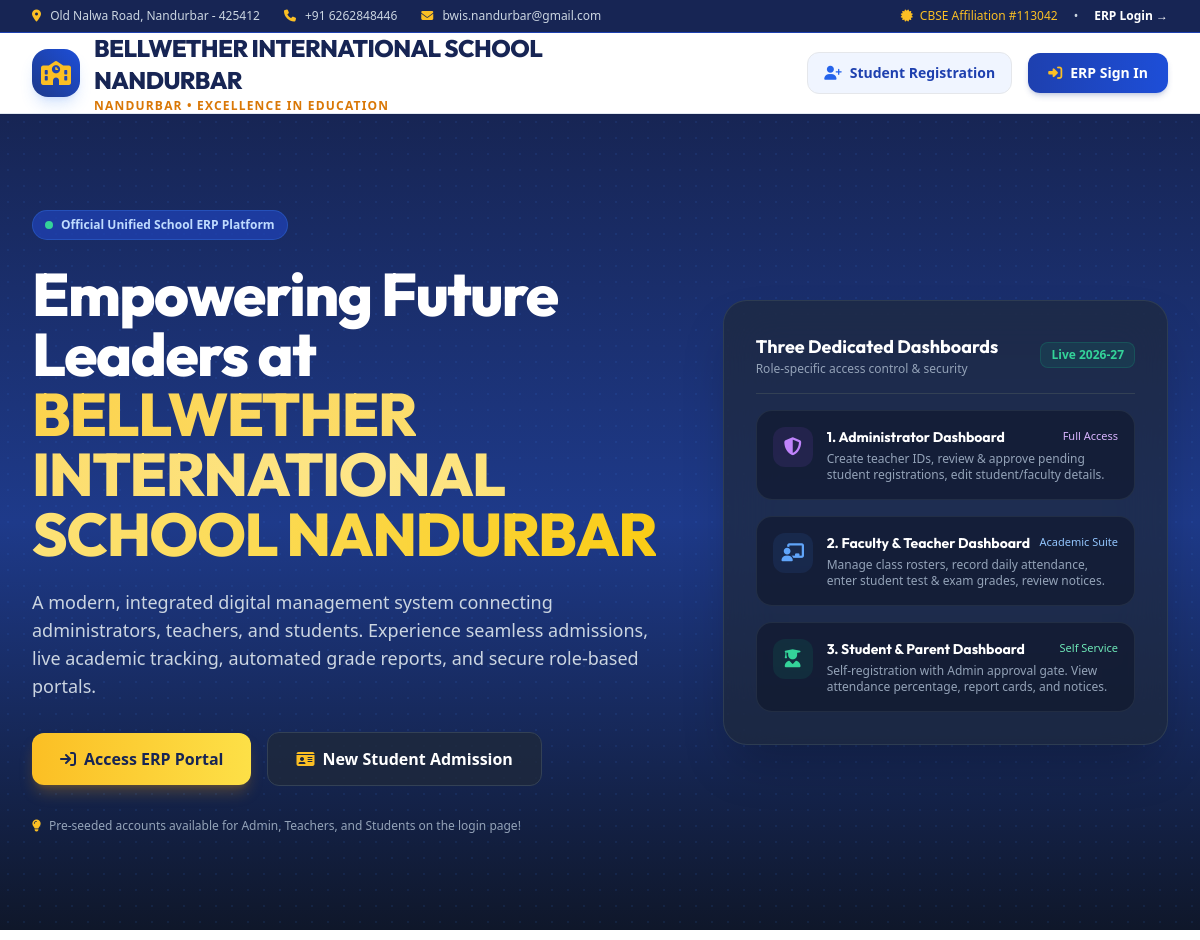
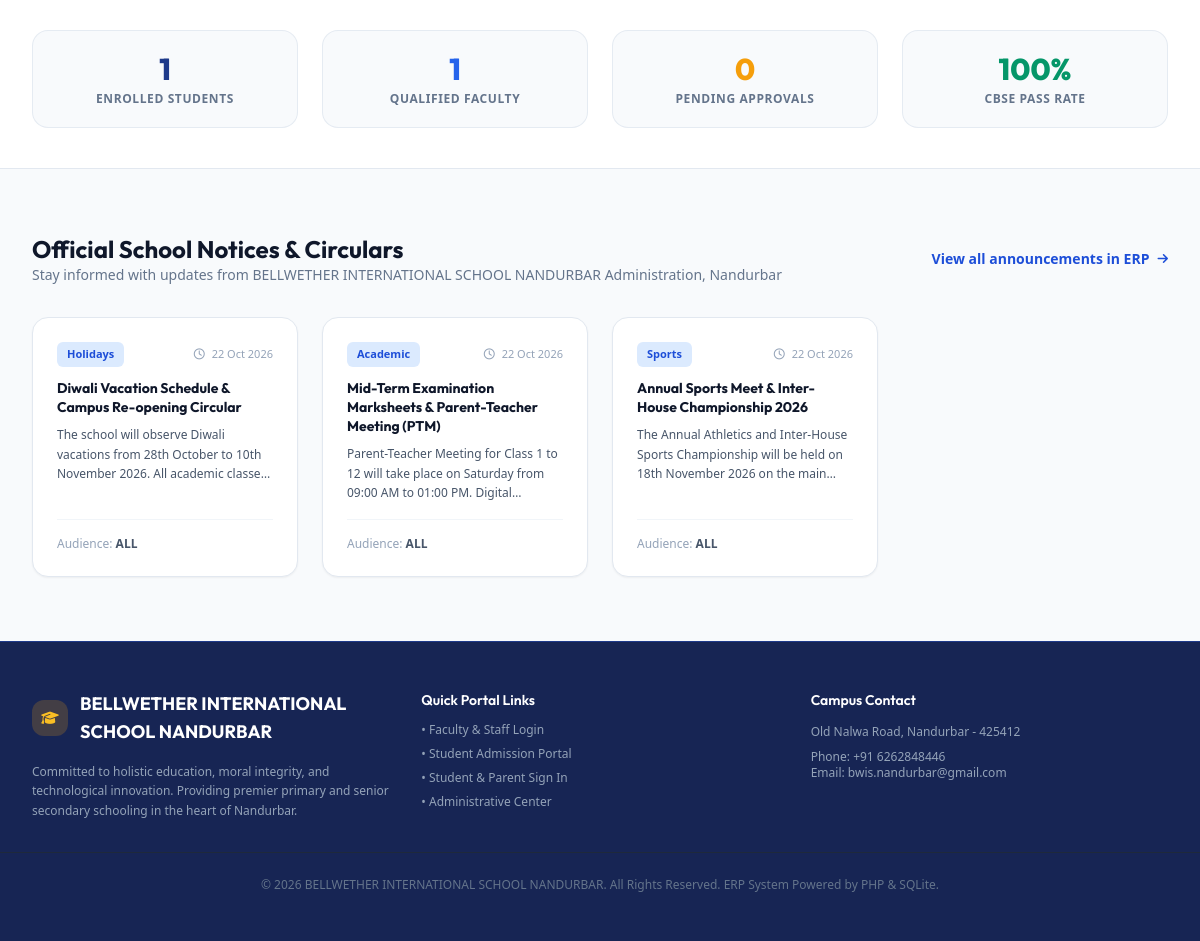
The page / on the database its author committed (2 pictures, top to bottom).
### tables this page shows
CREATE TABLE settings (
            key TEXT PRIMARY KEY,
            value TEXT
        );

CREATE TABLE notices (
            id INTEGER PRIMARY KEY AUTOINCREMENT,
            title TEXT NOT NULL,
            content TEXT NOT NULL,
            audience TEXT CHECK(audience IN ('all', 'teachers', 'students')) DEFAULT 'all',
            category TEXT DEFAULT 'Circular',
            posted_by INTEGER,
            created_at DATETIME DEFAULT CURRENT_TIMESTAMP
        );

### index.php (the view, shortened to what the rows shown need)
<?php
require_once __DIR__ . '/includes/auth.php';
$notices = $pdo->query("SELECT * FROM notices WHERE audience IN ('all', 'students') ORDER BY id DESC LIMIT 4")->fetchAll();
$school_name = get_setting($pdo, 'school_name', 'BELLWETHER INTERNATIONAL SCHOOL NANDURBAR');
$school_city = get_setting($pdo, 'school_city', 'Nandurbar');
$school_phone = get_setting($pdo, 'school_phone', '+91 6262848446');
$school_email = get_setting($pdo, 'school_email', 'bwis.nandurbar@gmail.com');
$school_address = get_setting($pdo, 'school_address', 'Old Nalwa Road, Nandurbar - 425412');
$school_affiliation = get_setting($pdo, 'school_affiliation', 'CBSE Affiliation No: 113042');
?>
<!DOCTYPE html>
<html lang="en">
<head>
    <script src="https://cdn.tailwindcss.com"></script>
    <link rel="stylesheet" href="https://cdnjs.cloudflare.com/ajax/libs/font-awesome/6.5.1/css/all.min.css">
    <link rel="stylesheet" href="/assets/css/custom.css">
</head>
<body class="bg-slate-50 text-slate-800 antialiased min-h-screen flex flex-col font-sans">
    <div class="bg-navy-950 text-slate-300 text-xs py-2 px-4 sm:px-8 border-b border-navy-800">
        <div class="max-w-7xl mx-auto flex flex-col sm:flex-row justify-between items-center gap-2">
            <div class="flex items-center flex-wrap justify-center sm:justify-start gap-x-6 gap-y-1">
                <span><i class="fa-solid fa-location-dot text-amber-400 mr-1.5"></i> <?= htmlspecialchars($school_address) ?></span>
                <span class="hidden md:inline"><i class="fa-solid fa-phone text-amber-400 mr-1.5"></i> <?= htmlspecialchars($school_phone) ?></span>
                <span class="hidden lg:inline"><i class="fa-solid fa-envelope text-amber-400 mr-1.5"></i> <?= htmlspecialchars($school_email) ?></span>
            </div>
            <div class="flex items-center space-x-4 shrink-0">
                <span class="text-amber-400 font-medium"><i class="fa-solid fa-certificate mr-1"></i> <?= htmlspecialchars($school_affiliation) ?></span>
                <span>&bull;</span>
                <a href="/login.php" class="text-white hover:text-amber-300 font-semibold transition">ERP Login &rarr;</a>
            </div>
        </div>
    </div>
    <nav class="bg-white/90 backdrop-blur-md sticky top-0 z-50 border-b border-slate-200 shadow-sm">
        <div class="max-w-7xl mx-auto px-4 sm:px-6 lg:px-8">
            <div class="flex items-center justify-between h-20">
                <a href="/" class="flex items-center space-x-3.5 min-w-0 pr-2">
                    <div class="min-w-0">
                        <span class="text-base sm:text-xl lg:text-2xl font-extrabold tracking-tight text-navy-950 font-['Outfit'] block leading-tight break-words max-w-[170px] xs:max-w-[240px] sm:max-w-md lg:max-w-xl" title="<?= htmlspecialchars($school_name) ?>"><?= htmlspecialchars(strtoupper($school_name)) ?></span>
                        <span class="text-[10px] sm:text-xs font-bold tracking-widest text-amber-600 uppercase block mt-0.5 truncate"><?= htmlspecialchars($school_city) ?> • Excellence in Education</span>
                    </div>
                </a>
            </div>
        </div>
    </nav>
    <header class="relative bg-gradient-to-b from-navy-950 via-navy-900 to-slate-900 text-white overflow-hidden py-16 sm:py-24">
        <div class="max-w-7xl mx-auto px-4 sm:px-6 lg:px-8 relative z-10">
            <div class="grid grid-cols-1 lg:grid-cols-12 gap-12 items-center">
                <div class="lg:col-span-7 space-y-6 text-center lg:text-left">
                    <h1 class="text-3xl sm:text-5xl lg:text-6xl font-extrabold tracking-tight font-['Outfit'] leading-tight break-words">
                        Empowering Future Leaders at <span class="text-transparent bg-clip-text bg-gradient-to-r from-amber-300 via-amber-200 to-yellow-400"><?= htmlspecialchars($school_name) ?></span>
                    </h1>
                </div>
            </div>
        </div>
    </header>
    <section class="py-16 bg-slate-50 flex-1">
        <div class="max-w-7xl mx-auto px-4 sm:px-6 lg:px-8">
            <div class="flex flex-col sm:flex-row sm:items-center justify-between gap-4 mb-8">
                <div>
                    <h2 class="text-2xl font-bold text-slate-900 font-['Outfit']">Official School Notices &amp; Circulars</h2>
                    <p class="text-sm text-slate-500">Stay informed with updates from <?= htmlspecialchars($school_name) ?> Administration, <?= htmlspecialchars($school_city) ?></p>
                </div>
            </div>
            <div class="grid grid-cols-1 md:grid-cols-2 lg:grid-cols-4 gap-6">
                <?php foreach ($notices as $notice): ?>
                    <div class="bg-white rounded-2xl p-6 border border-slate-200 shadow-sm hover:shadow-md transition flex flex-col justify-between">
                        <div>
                            <div class="flex items-center justify-between mb-3">
                                <span class="px-2.5 py-1 rounded-md text-[11px] font-bold
                                    <?= $notice['category'] === 'Exam' ? 'bg-rose-100 text-rose-700' : ($notice['category'] === 'Holiday' ? 'bg-amber-100 text-amber-700' : 'bg-blue-100 text-blue-700') ?>">
                                    <?= htmlspecialchars($notice['category']) ?>
                                </span>
                                <span class="text-[11px] text-slate-400">
                                    <i class="fa-regular fa-clock mr-1"></i>
                                    <?= date('d M Y', strtotime($notice['created_at'])) ?>
                                </span>
                            </div>
                            <h3 class="text-sm font-bold text-slate-900 mb-2 leading-snug"><?= htmlspecialchars($notice['title']) ?></h3>
                            <p class="text-xs text-slate-600 line-clamp-3 leading-relaxed"><?= htmlspecialchars($notice['content']) ?></p>
                        </div>
                        <div class="pt-4 mt-4 border-t border-slate-100 flex items-center justify-between text-xs text-slate-400">
                            <span>Audience: <strong class="text-slate-600 uppercase"><?= $notice['audience'] ?></strong></span>
                        </div>
                    </div>
                <?php endforeach; ?>
            </div>
        </div>
    </section>
    <footer class="bg-navy-950 text-slate-400 text-sm py-12 border-t border-navy-900">
        <div class="max-w-7xl mx-auto px-4 sm:px-6 lg:px-8 grid grid-cols-1 md:grid-cols-3 gap-8">
            <div>
                <div class="flex items-center space-x-3 mb-4">
                    <div class="w-9 h-9 rounded-xl bg-amber-500/20 text-amber-400 flex items-center justify-center font-bold shrink-0">
                        <i class="fa-solid fa-graduation-cap"></i>
                    </div>
                    <span class="text-lg font-bold text-white font-['Outfit'] break-words"><?= htmlspecialchars($school_name) ?></span>
                </div>
                <p class="text-xs text-slate-400 leading-relaxed">
                    Committed to holistic education, moral integrity, and technological innovation. Providing premier primary and senior secondary schooling in the heart of <?= htmlspecialchars($school_city) ?>.
                </p>
            </div>
            <div>
            </div>
            <div>
                <h4 class="text-white font-semibold mb-3 font-['Outfit']">Campus Contact</h4>
                <p class="text-xs text-slate-400 leading-relaxed mb-2">
                    <?= htmlspecialchars($school_address) ?>
                </p>
                <p class="text-xs text-slate-400">Phone: <?= htmlspecialchars($school_phone) ?></p>
                <p class="text-xs text-slate-400">Email: <?= htmlspecialchars($school_email) ?></p>
            </div>
        </div>
        <div class="max-w-7xl mx-auto px-4 sm:px-6 lg:px-8 mt-8 pt-6 border-t border-slate-800 text-xs text-center text-slate-500">
            &copy; <?= date('Y') ?> <?= htmlspecialchars($school_name) ?>. All Rights Reserved. ERP System Powered by PHP &amp; SQLite.
        </div>
    </footer>
</body>
</html>

### rows shown on the page
settings: value "Old Nalwa Road, Nandurbar - 425412"
settings: value "+91 6262848446"
settings: value "bwis.nandurbar@gmail.com"
settings: value "CBSE Affiliation #113042"
settings: value "BELLWETHER INTERNATIONAL SCHOOL NANDURBAR"
settings: value "NANDURBAR", value "Nandurbar"
notices: category "Holidays", created_at "22 Oct 2026", title "Diwali Vacation Schedule & Campus Re-opening Circular", content "The school will observe Diwali vacations from 28th October to 10th November 2026. All academic…", audience "ALL"
notices: category "Academic", created_at "22 Oct 2026", title "Mid-Term Examination Marksheets & Parent-Teacher Meeting (PTM)", content "Parent-Teacher Meeting for Class 1 to 12 will take place on Saturday from 09:00 AM to 01:00 PM.…", audience "ALL"
notices: category "Sports", created_at "22 Oct 2026", title "Annual Sports Meet & Inter-House Championship 2026", content "The Annual Athletics and Inter-House Sports Championship will be held on 18th November 2026 on the…", audience "ALL"

### other values the page prints
$stats['total_students'] "1"
$stats['total_teachers'] "1"
$stats['pending_students'] "0"
